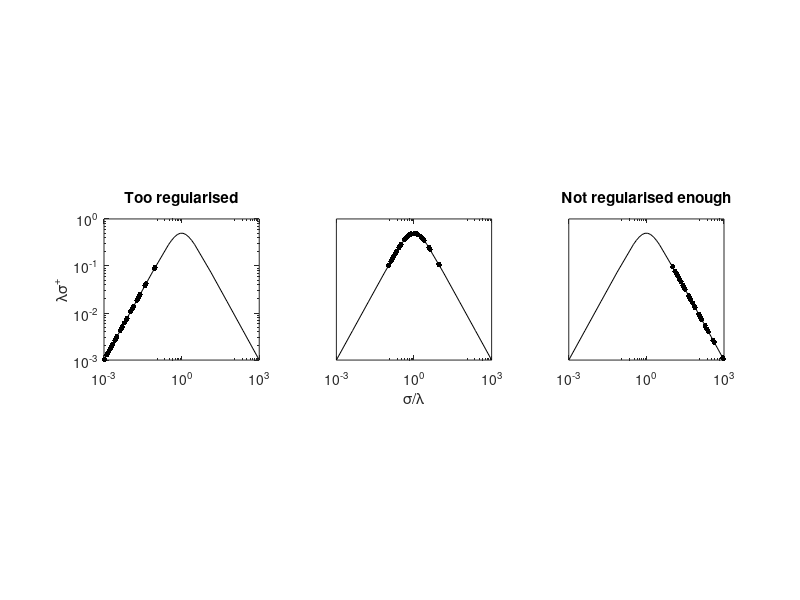

This chart was generated by the following MATLAB code:
s = [logspace(-3,-0.5,5) logspace(-0.5,0.5,10) logspace(0.5,3,5)];
a = exp(log(10)*(2*rand(30,1)-3));

figure
set(gcf, 'DefaultLineMarkerSize', 12, ...
    'DefaultAxesPlotBoxAspectRatio', [1.1 1 1], ...
    'DefaultAxesXTick', 10.^[-3 0 3])
for i=1:3
    subplot(1,3,i)
    loglog(s, s./(s.^2+1), '-k', a, a./(a.^2+1), '.k')
    axis([1e-3 1e3 1e-3 1])
    if i==2; xlabel('\sigma/\lambda'); end
    if i==1
        title('Too regularised')
        ylabel('\lambda\sigma^+')
    end
    if i==3 title('Not regularised enough'); end
    if i>1; set(gca, 'YTick', []); end
    a = 100*a;
end

print(gcf, '-depsc', 'tysv.eps')